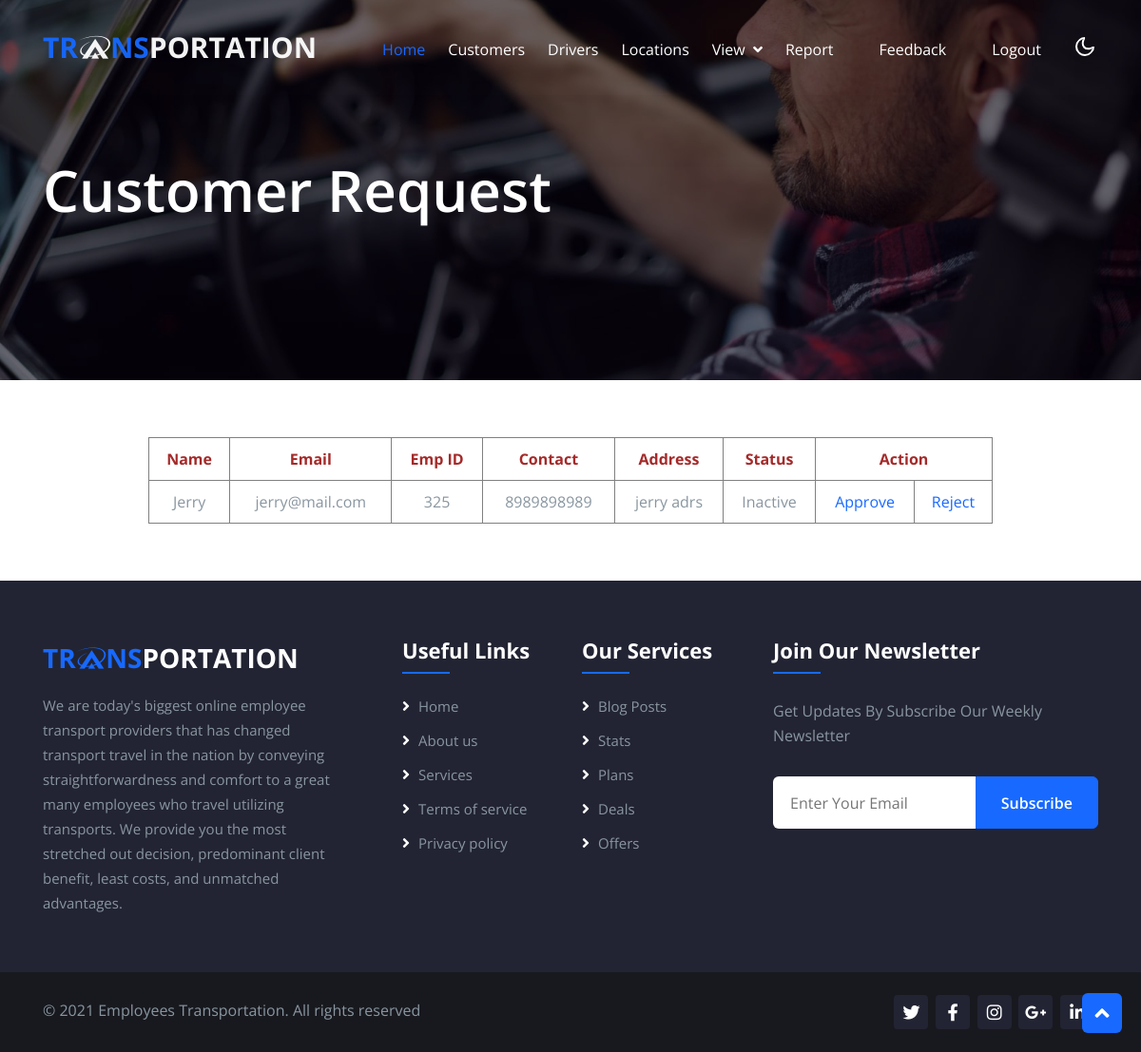
/adminViewCustomers.php, run on the app's committed database.
### tables this page shows
CREATE TABLE `employees` (
  `emp_id` int(11) NOT NULL,
  `name` varchar(25) DEFAULT NULL,
  `email` varchar(25) DEFAULT NULL,
  `empid` varchar(25) DEFAULT NULL,
  `phone` varchar(25) DEFAULT NULL,
  `adrs` varchar(50) DEFAULT NULL
);

### adminViewCustomers.php (the view, shortened to what this page needs)
<?php
include "adminHeader.php";
include "connection.php";
$qry = "SELECT * FROM `employees` e, `login` l WHERE e.`email`=l.`user_name` AND l.`status`=0";
$result = mysqli_query($conn, $qry);
?>
<div class="w3l-main-slider position-relative" id="home">
    <div class="w3l-bannerhny-content">
        <div class="container">
            <div class="w3l-bannerhny-info">
                <h3 class="mb-md-5 mb-2">Customer Request</h3>
            </div>
        </div>
    </div>
</div>
<section id="contact" class="contact">
    <div class="container">
        <table>
            <tr>
                <th>Name</th>
                <th>Email</th>
                <th>Emp ID</th>
                <th>Contact</th>
                <th>Address</th>
                <th>Status</th>
                <th colspan="2">Action</th>
            </tr>
            <?php
            while ($row = mysqli_fetch_array($result)) {
                if ($row['status'] == '1') {
                    $status = "Active";
                } else {
                    $status = "Inactive";
                }
                echo "<tr>
                    <td>$row[name]</td>
                    <td>$row[email]</td>
                    <td>$row[empid]</td>
                    <td>$row[phone]</td>
                    <td>$row[adrs]</td>
                    <td>$status</td>
                    <td><a href='adminapprovecustomers.php?id=$row[log_id]&status=1&url=adminViewCustomers.php'>Approve</a></td>
                    <td><a href='adminapprovecustomers.php?id=$row[log_id]&status=-1&url=adminViewCustomers.php'>Reject</a></td>
                </tr>";
            }
            ?>
        </table>
    </div>
</section>
<?php
include "baseFooter.php";
?>

### adminViewCustomers.php (style rules this page uses)
table { margin: auto; width: 80%; text-align: center; }
th { color: brown; }
table, th, td { border: 1px solid gray; border-collapse: collapse; }
th, td { padding: 10px; }

### data on the page
employees: name "Jerry", email "jerry@mail.com", empid "325", phone "8989898989", adrs "jerry adrs", login.status "Inactive"
